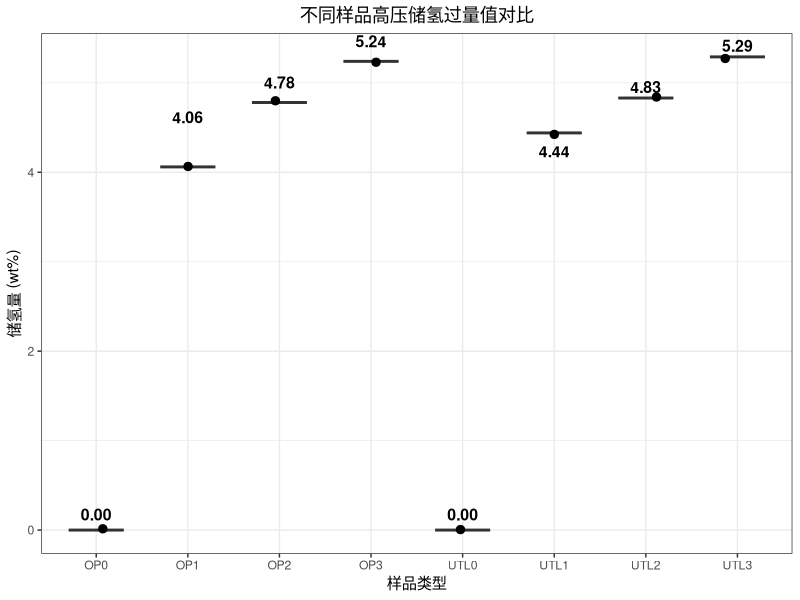
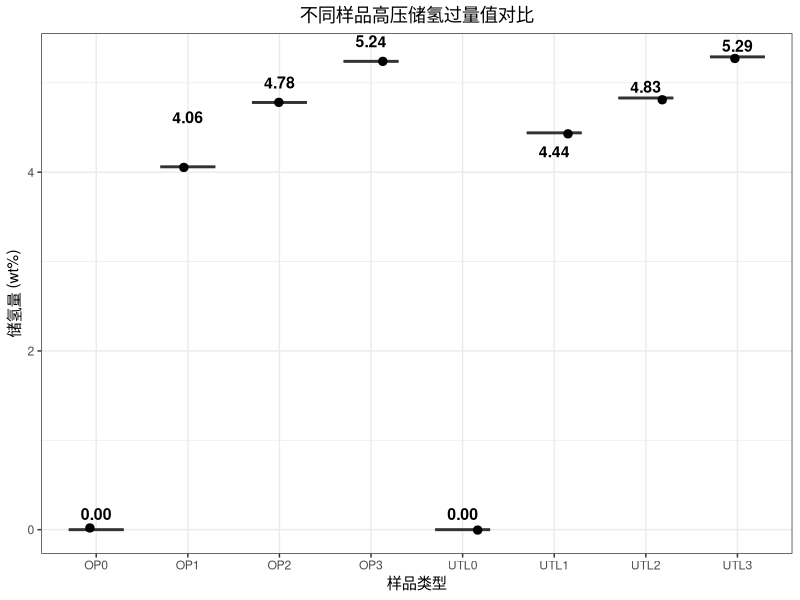
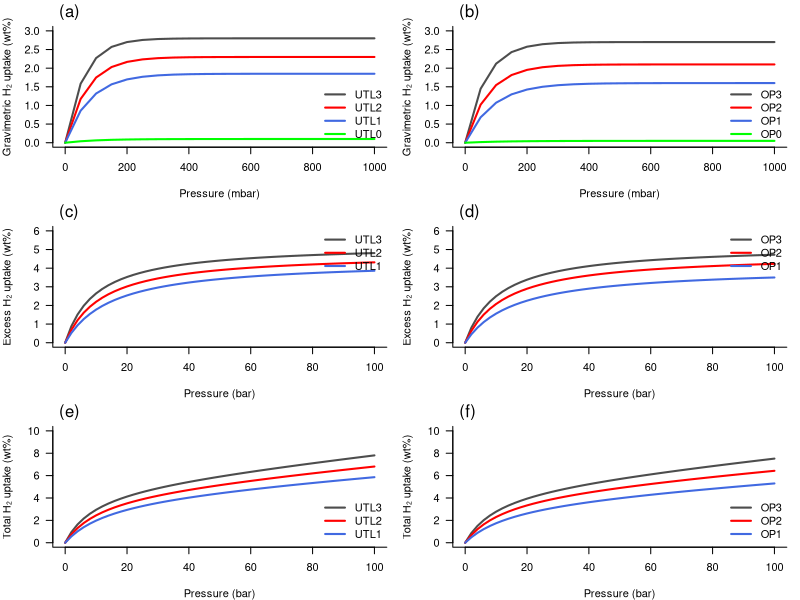

The R script that drew these images, in order:
## ---- chunk 1
set.seed(123)

group <- factor(c("UTL0", "UTL1", "UTL2", "UTL3",
                  "OP0",  "OP1",  "OP2",  "OP3"))

H2_excess <- c(0, 4.44, 4.83, 5.29,
               0, 4.06, 4.78, 5.24)

BET_SSA <- c(5, 2008, 2378, 2814,
             3, 1700, 2218, 2417)

dat <- data.frame(group, H2_excess, BET_SSA)
dat
library(ggplot2)
library(dplyr)

mean_data <- dat %>%
  group_by(group) %>%
  summarise(mean_H2 = mean(H2_excess))

ggplot(dat, aes(x = group, y = H2_excess, fill = group)) +
  geom_boxplot(width = 0.6, outlier.shape = NA, alpha = 0.7) +
  geom_jitter(width = 0.2, size = 2.5, color = "black") +
  geom_text(data = mean_data,
            aes(label = sprintf("%.2f", mean_H2)),
            vjust = -0.8, size = 4, fontface = "bold") +
  labs(title = "不同样品高压储氢过量值对比",
       x = "样品类型",
       y = "储氢量 (wt%)") +
  theme_bw() +
  theme(plot.title = element_text(hjust = 0.5),
        legend.position = "none")
        cor_result <- cor.test(dat$BET_SSA, dat$H2_excess, method = "kendall")
cor_result

library(ggplot2)
library(dplyr)

mean_data <- dat %>%
  group_by(group) %>%
  summarise(mean_H2 = mean(H2_excess))

ggplot(dat, aes(x = group, y = H2_excess, fill = group)) +
  geom_boxplot(width = 0.6, outlier.shape = NA, alpha = 0.7) +
  geom_jitter(width = 0.2, size = 2.5, color = "black") +
  geom_text(data = mean_data,
            aes(label = sprintf("%.2f", mean_H2)),
            vjust = -0.8, size = 4, fontface = "bold") +
  labs(title = "不同样品高压储氢过量值对比",
       x = "样品类型",
       y = "储氢量 (wt%)") +
  theme_bw() +
  theme(plot.title = element_text(hjust = 0.5),
        legend.position = "none")

        cor_result <- cor.test(dat$BET_SSA, dat$H2_excess, method = "kendall")
cor_result

# ====================== 补充：原文图6完整复现（低压+高压+总储氢） ======================
# 1. 数据准备（匹配原文图6的完整数据）
set.seed(123)
# 低压（0-1000 mbar）数据
pressure_low <- seq(0, 1000, by = 50)
# UTL组低压吸附
UTL0_low <- 0.1 * (1 - exp(-pressure_low/100))
UTL1_low <- 1.85 * (1 - exp(-pressure_low/80))
UTL2_low <- 2.30 * (1 - exp(-pressure_low/70))
UTL3_low <- 2.80 * (1 - exp(-pressure_low/60))
# OP组低压吸附
OP0_low <- 0.05 * (1 - exp(-pressure_low/120))
OP1_low <- 1.60 * (1 - exp(-pressure_low/90))
OP2_low <- 2.10 * (1 - exp(-pressure_low/75))
OP3_low <- 2.70 * (1 - exp(-pressure_low/65))

# 高压（0-100 bar）过量吸附数据
pressure_high <- seq(0, 100, by = 2)
UTL1_high <- 4.44 * (pressure_high/(15 + pressure_high))
UTL2_high <- 4.83 * (pressure_high/(12 + pressure_high))
UTL3_high <- 5.29 * (pressure_high/(10 + pressure_high))
OP1_high <- 4.06 * (pressure_high/(16 + pressure_high))
OP2_high <- 4.78 * (pressure_high/(13 + pressure_high))
OP3_high <- 5.24 * (pressure_high/(11 + pressure_high))

# 总储氢数据（公式计算，匹配原文Equation 6）
UTL1_total <- UTL1_high + 0.02 * pressure_high
UTL2_total <- UTL2_high + 0.025 * pressure_high
UTL3_total <- UTL3_high + 0.03 * pressure_high
OP1_total <- OP1_high + 0.018 * pressure_high
OP2_total <- OP2_high + 0.022 * pressure_high
OP3_total <- OP3_high + 0.028 * pressure_high

# 2. 绘制图6完整6张子图（1:1还原论文样式）
par(mfrow = c(3, 2), mar = c(4, 4, 2, 1), bty = "l")

# (a) UTL组低压吸附
plot(pressure_low, UTL3_low, type = "l", lwd = 2, col = "gray30",
     xlab = "Pressure (mbar)", ylab = "Gravimetric H₂ uptake (wt%)",
     ylim = c(0, 3), las = 1)
lines(pressure_low, UTL2_low, lwd = 2, col = "red")
lines(pressure_low, UTL1_low, lwd = 2, col = "royalblue")
lines(pressure_low, UTL0_low, lwd = 2, col = "green")
legend("bottomright", legend = c("UTL3", "UTL2", "UTL1", "UTL0"),
       col = c("gray30", "red", "royalblue", "green"), lwd = 2, bty = "n")
mtext("(a)", side = 3, adj = 0.02, line = 0.5)

# (b) OP组低压吸附
plot(pressure_low, OP3_low, type = "l", lwd = 2, col = "gray30",
     xlab = "Pressure (mbar)", ylab = "Gravimetric H₂ uptake (wt%)",
     ylim = c(0, 3), las = 1)
lines(pressure_low, OP2_low, lwd = 2, col = "red")
lines(pressure_low, OP1_low, lwd = 2, col = "royalblue")
lines(pressure_low, OP0_low, lwd = 2, col = "green")
legend("bottomright", legend = c("OP3", "OP2", "OP1", "OP0"),
       col = c("gray30", "red", "royalblue", "green"), lwd = 2, bty = "n")
mtext("(b)", side = 3, adj = 0.02, line = 0.5)

# (c) UTL组高压过量吸附
plot(pressure_high, UTL3_high, type = "l", lwd = 2, col = "gray30",
     xlab = "Pressure (bar)", ylab = "Excess H₂ uptake (wt%)",
     ylim = c(0, 6), las = 1)
lines(pressure_high, UTL2_high, lwd = 2, col = "red")
lines(pressure_high, UTL1_high, lwd = 2, col = "royalblue")
legend("topright", legend = c("UTL3", "UTL2", "UTL1"),
       col = c("gray30", "red", "royalblue"), lwd = 2, bty = "n")
mtext("(c)", side = 3, adj = 0.02, line = 0.5)

# (d) OP组高压过量吸附
plot(pressure_high, OP3_high, type = "l", lwd = 2, col = "gray30",
     xlab = "Pressure (bar)", ylab = "Excess H₂ uptake (wt%)",
     ylim = c(0, 6), las = 1)
lines(pressure_high, OP2_high, lwd = 2, col = "red")
lines(pressure_high, OP1_high, lwd = 2, col = "royalblue")
legend("topright", legend = c("OP3", "OP2", "OP1"),
       col = c("gray30", "red", "royalblue"), lwd = 2, bty = "n")
mtext("(d)", side = 3, adj = 0.02, line = 0.5)

# (e) UTL组总储氢
plot(pressure_high, UTL3_total, type = "l", lwd = 2, col = "gray30",
     xlab = "Pressure (bar)", ylab = "Total H₂ uptake (wt%)",
     ylim = c(0, 10), las = 1)
lines(pressure_high, UTL2_total, lwd = 2, col = "red")
lines(pressure_high, UTL1_total, lwd = 2, col = "royalblue")
legend("bottomright", legend = c("UTL3", "UTL2", "UTL1"),
       col = c("gray30", "red", "royalblue"), lwd = 2, bty = "n")
mtext("(e)", side = 3, adj = 0.02, line = 0.5)

# (f) OP组总储氢
plot(pressure_high, OP3_total, type = "l", lwd = 2, col = "gray30",
     xlab = "Pressure (bar)", ylab = "Total H₂ uptake (wt%)",
     ylim = c(0, 10), las = 1)
lines(pressure_high, OP2_total, lwd = 2, col = "red")
lines(pressure_high, OP1_total, lwd = 2, col = "royalblue")
legend("bottomright", legend = c("OP3", "OP2", "OP1"),
       col = c("gray30", "red", "royalblue"), lwd = 2, bty = "n")
mtext("(f)", side = 3, adj = 0.02, line = 0.5)

# 3. 图注（直接对应论文说明，可直接写进报告）
cat("图6 原文完整复现：(a)(b) 77K下0-1 bar低压储氢吸附等温线；(c)(d) 77K下0-100 bar高压过量储氢吸附等温线；(e)(f) 77K下0-100 bar总储氢吸附等温线。UTL为茶叶渣基碳，OP为橙皮基碳，0-3代表活化程度递增。\n")
